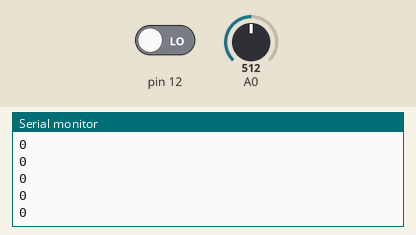
Simulated run of this sketch. Board: Arduino Uno, built with avr-gcc and run on an emulated ATmega328P. On the bench: the last lines printed to the serial monitor. The inputs (shaded band) are chosen by the test bench; at power-on: pin 12 LOW, A0 = 512.

Above: at 1.2 s.
1.3 s: pin 12 driven HIGH
At 2.2 s:
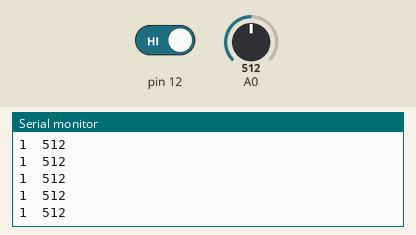
3.2 s: A0 set to 716
At 3.8 s:
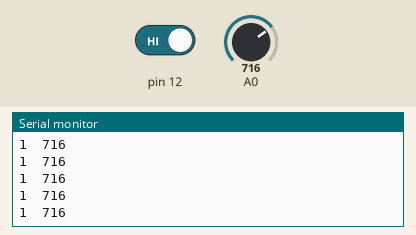
4.7 s: A0 set to 900
At 5.4 s:
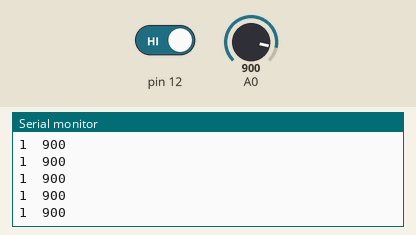
Timing chart, 0 to 7.7 s (numbered marks = the images above; inputs shaded):
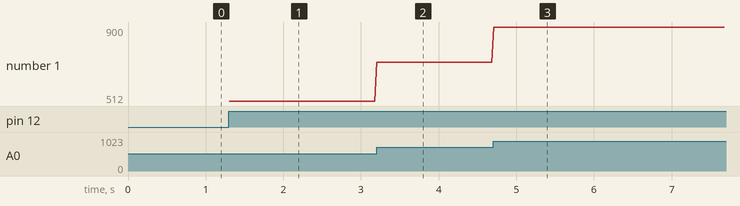

Measured:
- after the input at 1.3 s, the serial monitor: prints a new line at once (image 1)
- after the input at 3.2 s, the serial monitor: prints a new line at once (image 2)
- after the input at 4.7 s, the serial monitor: prints a new line at once (image 3)
- plotted number 1: 512 → 716 after the input at 3.2 s, 716 → 900 after the input at 4.7 s

The sketch:

InteractivePlug.ino
```cpp
void setup() {
  // put your setup code here, to run once:
  Serial.begin(9600);
  pinMode(12,INPUT);
}

void loop() {
  // put your main code here, to run repeatedly:
  bool plugged = digitalRead(12);
  Serial.print(plugged);
  if(plugged)
  {
    Serial.print('\t');
    Serial.print(analogRead(A0));
  }

  Serial.println("");

  delay(20);
}
```
